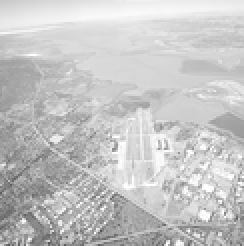
#> input picture Assignment1/runway.png, 122 x 123 px, shrunk from 765 x 769 before the run (shown 2 times larger)
$ jupyter execute --allow-errors Assignment1_Answer.ipynb
#> lines starting #> are read from the running program, lines starting #| are printed output that depends on the picture; after the words box and inside, x2 and y2 are one past the last pixel; in counts of white or black regions, pixels touching at a corner belong together
# Question 01

[cell 1]
import cv2 as cv
import numpy as np
import matplotlib.pyplot as plt

# Load runway image in grayscale
f = cv.imread('runway.png', cv.IMREAD_GRAYSCALE)
#> f is the input picture: shape (123, 122); min 82, max 255, mean 197.1
assert f is not None, 'Image not found. Check the path.'
print('Image shape:', f.shape)
#| Image shape: (123, 122)
print('Image dtype:', f.dtype)
#| Image dtype: uint8

### (a) Gamma correction with γ = 0.5.

[cell 2]
gamma = 0.5

t = np.array([((i / 255.0) ** gamma) * 255 for i in range(256)], dtype=np.uint8)

g_gamma5 = t[f]

fig, ax = plt.subplots(1, 3, figsize=(15, 5))
ax[0].imshow(f, cmap='gray', vmin=0, vmax=255)
ax[0].set_title('Original Image')
ax[1].plot(np.arange(256), t, color='red')
ax[1].set_title('Lookup Table — Gamma = 0.5')
ax[1].set_xlabel('Input Intensity')
ax[1].set_ylabel('Output Intensity')
ax[1].set_xlim(0, 255)
ax[1].set_ylim(0, 255)
ax[2].imshow(g_gamma5, cmap='gray', vmin=0, vmax=255)
ax[2].set_title('Transformed Image (γ = 0.5)')
ax[0].axis('off')
ax[2].axis('off')

plt.tight_layout()
plt.show()
#> figure, not shown here; panel 2: curve peaks at x = 255, y = 255

Transformed image brighter than original image. The LUT curve bends upward, meaning dark pixel values are mapped to much higher output values.

### (b) Gamma correction with γ = 2.

[cell 3]
gamma = 2

t = np.array([((i / 255.0) ** gamma) * 255 for i in range(256)], dtype=np.uint8)

g_gamma2 = t[f]

fig, ax = plt.subplots(1, 3, figsize=(15, 5))
ax[0].imshow(f, cmap='gray', vmin=0, vmax=255)
ax[0].set_title('Original Image')
ax[0].axis('off')
ax[1].plot(np.arange(256), t, color='red')
ax[1].set_title('Lookup Table — Gamma = 2')
ax[1].set_xlabel('Input Intensity')
ax[1].set_ylabel('Output Intensity')
ax[1].set_xlim(0, 255)
ax[1].set_ylim(0, 255)
ax[2].imshow(g_gamma2, cmap='gray', vmin=0, vmax=255)
ax[2].set_title('Transformed Image (γ = 2)')
ax[2].axis('off')
plt.tight_layout()
plt.show()
#> figure, not shown here; panel 2: curve peaks at x = 255, y = 255

Transformed image darker than original image. The LUT curve bends downward, compressing mid-tone and bright pixel values toward lower intensities.

### (c) Contrast Stretching (linear piecewise transformation)

[cell 4]
# Convert normalized r1, r2 to 0-255 pixel range
r1 = int(0.2 * 255)  # 51
r2 = int(0.8 * 255)  # 204

# Build LUT in 3 segments
t1 = np.zeros(r1, dtype=np.uint8)                        # 0.......50  --> 0
t2 = np.linspace(0, 255, r2 - r1 + 1).astype(np.uint8)  # 51.......204 --> 0.......255
t3 = np.full(255 - r2, 255, dtype=np.uint8)              # 205.......255 --> 255

t = np.concatenate((t1, t2, t3))
print('LUT length:', len(t))  # 256

g_contrast = t[f]

fig, ax = plt.subplots(1, 3, figsize=(15, 5))
ax[0].imshow(f, cmap='gray', vmin=0, vmax=255)
ax[0].set_title('Original Image')
ax[0].axis('off')
ax[1].plot(np.arange(256), t, color='red')
ax[1].set_title(f'Lookup Table — Contrast Stretch (r1={r1}, r2={r2})')
ax[1].set_xlabel('Input Intensity')
ax[1].set_ylabel('Output Intensity')
ax[1].axvline(x=r1, color='blue', linestyle='--', linewidth=0.8, label=f'r1={r1}')
ax[1].axvline(x=r2, color='green', linestyle='--', linewidth=0.8, label=f'r2={r2}')
ax[1].legend()
ax[1].set_xlim(0, 255)
ax[1].set_ylim(0, 255)
ax[2].imshow(g_contrast, cmap='gray', vmin=0, vmax=255)
ax[2].set_title('Contrast Stretched Image')
ax[2].axis('off')
plt.tight_layout()
plt.show()
#> figure, not shown here; panel 2: curve peaks at x = 204, y = 255

Pixels below intensity 51 are clipped to 0 (pure black) and pixels above 204 are clipped to 255 (pure white). The middle range [51, 204] is linearly stretched across the full [0, 255] range. This maximizes contrast in the mid-tones of the runway image, making features within that intensity range more visible , but it reduces detail in the very dark and very bright areas.

# Question 02

### (a) Gamma Correction to the L plane in the L*a*b* color space

[cell 5]
import cv2 as cv
import numpy as np
import matplotlib.pyplot as plt

# Load the color image
img = cv.imread('a1images/highlights_and_shadows.jpg')
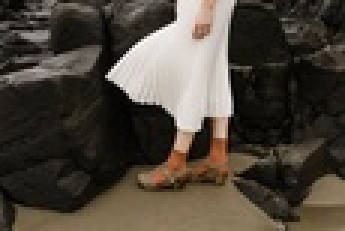
#> input picture Assignment1/a1images/highlights_and_shadows.jpg, 115 x 77 px, shrunk from 720 x 480 before the run (shown 3 times larger)
#> img is the input picture: shape (77, 115, 3); mean B, G, R 58.1, 68.6, 75.7
assert img is not None, 'Image not found. Check the path.'

# Convert BGR to L*a*b* color space
img_lab = cv.cvtColor(img, cv.COLOR_BGR2LAB)
#> img_lab: shape (77, 115, 3); mean of channels 0, 1, 2 71.3, 129.1, 135

# Split into L, a, b channels
L, a, b = cv.split(img_lab)

# Apply gamma correction to L channel using LUT
gamma = 0.5 # chosen to brighten the image (dark areas lifted)
t = np.array([((i / 255.0) ** gamma) * 255 for i in range(256)], dtype=np.uint8)
L_corrected = t[L]

# Merge corrected L with original a, b channels
img_lab_corrected = cv.merge([L_corrected, a, b])
#> img_lab_corrected: shape (77, 115, 3); mean of channels 0, 1, 2 118.3, 129.1, 135

# Convert back to BGR for display
img_corrected = cv.cvtColor(img_lab_corrected, cv.COLOR_LAB2BGR)
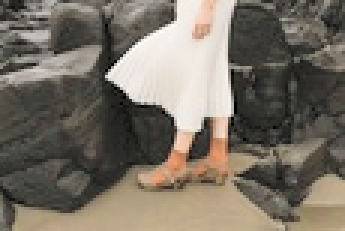
#> img_corrected: shape (77, 115, 3) (shown 3 times larger); mean B, G, R 101, 111.9, 119.6

fig, ax = plt.subplots(1, 2, figsize=(12, 5))
ax[0].imshow(cv.cvtColor(img, cv.COLOR_BGR2RGB))
ax[0].set_title('Original Image')
ax[0].axis('off')
ax[1].imshow(cv.cvtColor(img_corrected, cv.COLOR_BGR2RGB))
ax[1].set_title(f'Gamma Corrected on L plane (γ = {gamma})')
ax[1].axis('off')
plt.suptitle('Q2(a) — Gamma Correction in L*a*b* Color Space', fontsize=13)
plt.tight_layout()
plt.show()
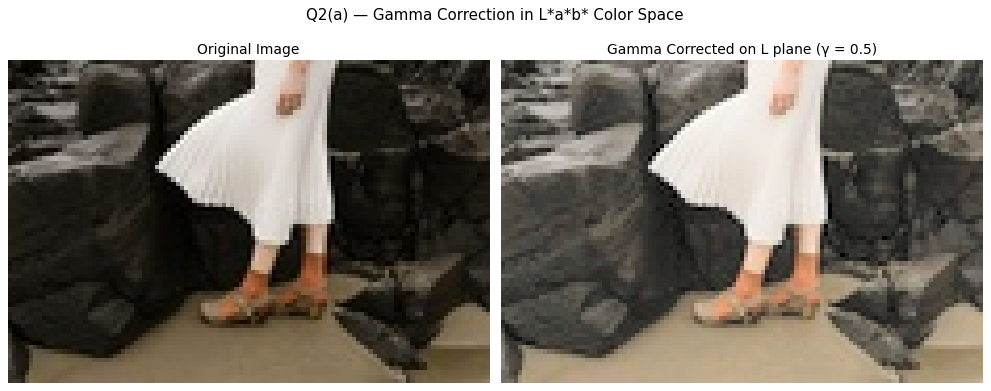
#> figure drawn by matplotlib, 2 panels

print(f'Gamma value used: γ = {gamma}')

Gamma correction with γ = 0.5 was applied to the L (Lightness) channel in the L*a*b* color space. Since γ < 1, the Lookup Table curve bends upward,mapping dark pixel values to higher output values, making the image visibly brighter. The a* and b* channels were kept unchanged, so the color of the image is not affected, only the brightness.

### (b) Histograms

#> (a cell that did not finish here is left out)

The original image histogram shows pixel counts concentrated at low intensities (peak around 15–20), indicating a dark image. After gamma  correction (γ = 0.5), the histogram shifts toward higher intensity values (peak around 50), confirming the image has been brightened.

# Question 03

[cell 7]
import cv2 as cv
import numpy as np
import matplotlib.pyplot as plt

def equalize_hist(f):
    M, N = f.shape[0], f.shape[1]
#> M = 123; N = 122
    L = 255  # number of gray levels
    hist_f = np.histogram(f.ravel(), bins=256, range=(0, 255))[0]
#> hist_f = 256 values, max 368 at index 215, min 0 at index 0, mean 58.62
    cum_hist_f = np.cumsum(hist_f)
#> cum_hist_f = 256 values from 0 to 15006
    t = np.array([(L - 1) / (M * N) * cum_hist_f[k] for k in range(256)], dtype=np.uint8)
#> t = 256 values from 0 to 254
    g = t[f]
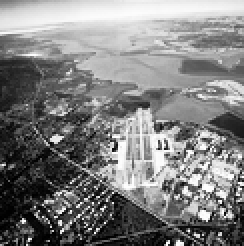
#> g: shape (123, 122) (shown 2 times larger); min 0, max 254, mean 127.8
    return g

# Load runway image in grayscale
f = cv.imread('runway.png', cv.IMREAD_GRAYSCALE)
assert f is not None, 'Image not found. Check the path.'

# Apply histogram equalization using the function
g = equalize_hist(f)

# Compute histograms for display
hist_f = np.histogram(f.ravel(), bins=256, range=(0, 255))[0]
hist_g = np.histogram(g.ravel(), bins=256, range=(0, 255))[0]
#> hist_g = 256 values, max 368 at index 180, min 0 at index 19, mean 58.62

fig, ax = plt.subplots(2, 2, figsize=(12, 8))
ax[0, 0].bar(range(256), hist_f, color='blue', alpha=0.7)
ax[0, 0].set_title('Histogram of f (Original)')
ax[0, 0].set_xlabel('Pixel Intensity')
ax[0, 0].set_ylabel('Frequency')
ax[0, 1].bar(range(256), hist_g, color='orange', alpha=0.7)
ax[0, 1].set_title('Histogram of g (Equalized)')
ax[0, 1].set_xlabel('Pixel Intensity')
ax[0, 1].set_ylabel('Frequency')
ax[1, 0].imshow(f, cmap='gray', vmin=0, vmax=255)
ax[1, 0].set_title('Original Image f')
ax[1, 0].axis('off')
ax[1, 1].imshow(g, cmap='gray', vmin=0, vmax=255)
ax[1, 1].set_title('Equalized Image g')
ax[1, 1].axis('off')
plt.tight_layout()
plt.show()
#> figure, not shown here; panel 1: tallest bar 368 high, from x = 214.6 to 215.4; panel 2: tallest bar 368 high, from x = 179.6 to 180.4

The original runway image histogram is concentrated at high intensities (peak around 213), indicating a bright, hazy image. After histogram equalization, the pixel intensities are redistributed more uniformly across the full range (0–255). This enhances contrast and helps reveal details that were previously lost or less visible, especially in overly bright regions. The equalized image appears darker overall but with significantly improved contrast and visible detail.

# Question 04

# Question 04

### (a) Otsu Thresholding : Binary mask for the foreground comprising the woman and the room

[cell 8]
import cv2 as cv
import numpy as np
import matplotlib.pyplot as plt

img = cv.imread('woman_standing.jpg')
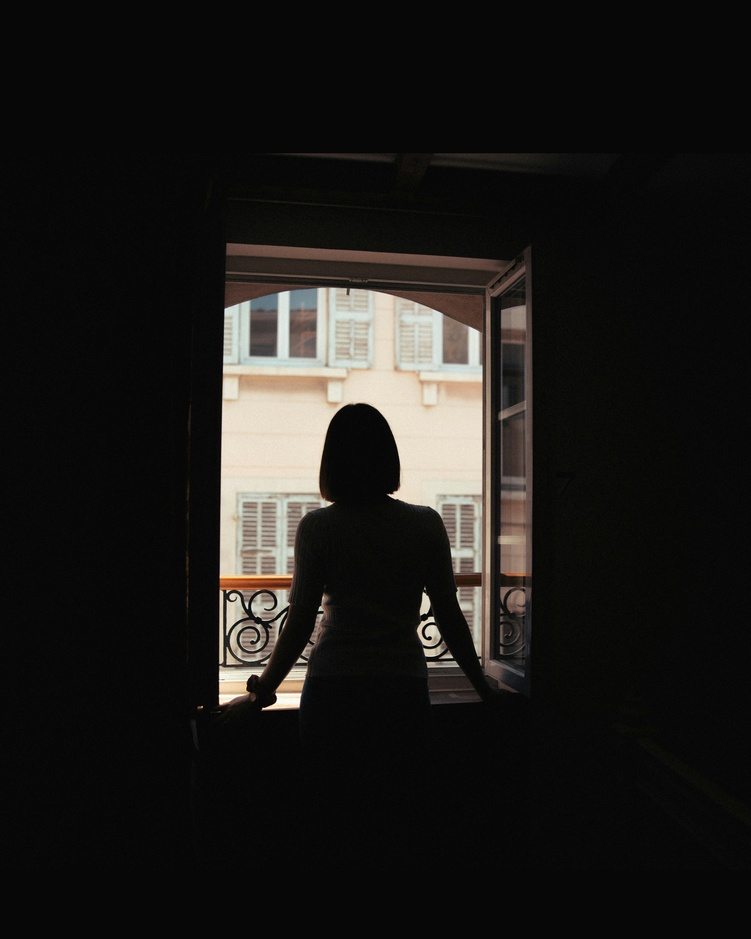
#> input picture Assignment1/woman_standing.jpg, 751 x 939 px, shrunk from 4693 x 5867 before the run
#> img is the input picture: shape (939, 751, 3); mean B, G, R 25.1, 27.4, 29
assert img is not None, 'Image not found.'

f = cv.cvtColor(img, cv.COLOR_BGR2GRAY)# Convert to grayscale
#> f: shape (939, 751)
ret, mask = cv.threshold(f, 0, 255, cv.THRESH_BINARY_INV + cv.THRESH_OTSU)# Otsu thresholding : dark pixels (woman + room) = 255 (foreground), bright pixels (window/sky) = 0 (background)
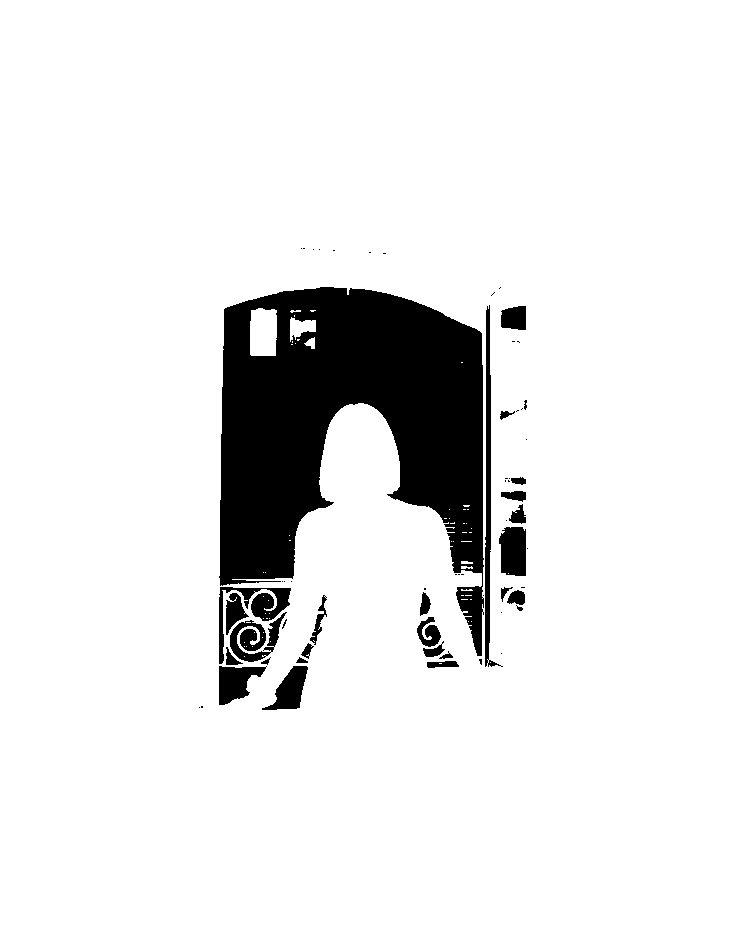
#> mask: shape (939, 751); 90.7% white; 62 black regions (35 under 20 px), largest, box (x1, y1, x2, y2) and area: (219, 287, 484, 656) 54243, (485, 305, 503, 667) 1746, (219, 587, 291, 664) 1398
#> ret = 101
print(f'Otsu threshold value: {int(ret)}')
#| Otsu threshold value: 101

fig, ax = plt.subplots(1, 2, figsize=(12, 5))
ax[0].imshow(f, cmap='gray', vmin=0, vmax=255)
ax[0].set_title('Grayscale Image')
ax[0].axis('off')
ax[1].imshow(mask, cmap='gray', vmin=0, vmax=255)
ax[1].set_title(f'Foreground Mask (Otsu threshold = {int(ret)})')
ax[1].axis('off')
plt.tight_layout()
plt.show()

Otsu's method automatically finds the optimal threshold value of 101 that separates the bright background (window and sky outside) from the darker foreground (woman and room interior). Pixels below the threshold are assigned white (255) and pixels above are assigned black (0), producing a binary mask where the woman and the room appear as white (foreground) and the bright window region appears as black (background).

### (b) Histogram Equalization only for the Foreground Region

[cell 9]
fg_pixels = f[mask == 255] # Extract foreground pixel values
N_fg = fg_pixels.shape[0]  # total foreground pixels
#> N_fg = 639783
print(f'Number of foreground pixels: {N_fg}')
#| Number of foreground pixels: 639783
L = 255

hist_fg = np.histogram(fg_pixels, bins=256, range=(0, 255))[0]
#> hist_fg = 256 values, max 272135 at index 7, min 0 at index 102, mean 2499.2
cum_hist_fg = np.cumsum(hist_fg)
#> cum_hist_fg = 256 values from 9 to 639783

t = np.array([(L - 1) / N_fg * cum_hist_fg[k] for k in range(256)], dtype=np.uint8) # histogram equalization formula
#> t = 256 values from 0 to 254

g = f.copy() # Apply LUT only to foreground pixels
g[mask == 255] = t[f[mask == 255]]
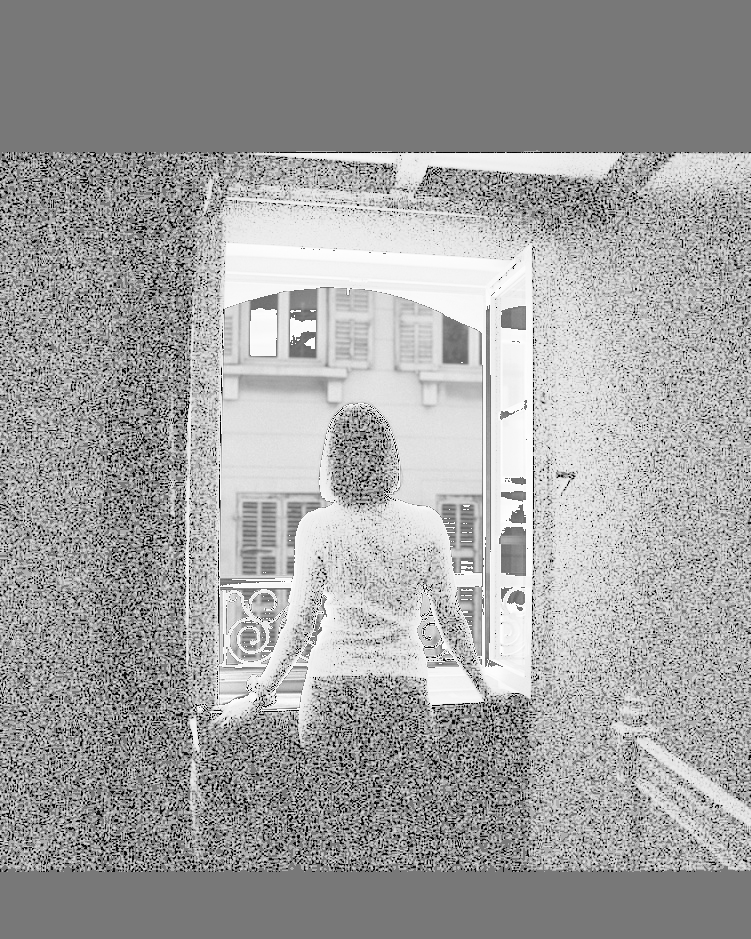
#> g: shape (939, 751); min 0, max 254, mean 160.9

fig, ax = plt.subplots(1, 2, figsize=(12, 5))
ax[0].imshow(f, cmap='gray', vmin=0, vmax=255)
ax[0].set_title('Original Grayscale Image')
ax[0].axis('off')
ax[1].imshow(g, cmap='gray', vmin=0, vmax=255)
ax[1].set_title('Foreground-Equalized Image')
ax[1].axis('off')
plt.tight_layout()
plt.show()

By applying histogram equalization only to the foreground (woman and room), the contrast within the dark interior region is stretched across the full intensity range. This reveals hidden features such as the textures on the walls, details in the woman's clothing, and objects in the room that were previously too dark to see.

# Question 05

### (a) Normalized 5×5 Gaussian kernel for σ = 2

[cell 10]
import numpy as np
import matplotlib.pyplot as plt
from mpl_toolkits.mplot3d import Axes3D

h_size = 2
x = np.arange(-h_size, h_size + 1, 1)
y = np.arange(-h_size, h_size + 1, 1)
Y, X = np.meshgrid(x, y)

sigma = 2
g = 1 / (2 * np.pi * sigma**2) * np.exp(-(X**2 + Y**2) / (2 * sigma**2))
g = g / np.sum(g)

print(f'5×5 Normalized Gaussian Kernel (σ=2): \n',g)

### (b) 51×51 computed Gaussian kernel 3D surface plot

[cell 11]
h_size = 25  # 51×51 kernel: ranges from -25 to +25
x = np.arange(-h_size, h_size + 1, 1)
y = np.arange(-h_size, h_size + 1, 1)
Y, X = np.meshgrid(x, y)

sigma = 2
g_51 = 1 / (2 * np.pi * sigma**2) * np.exp(-(X**2 + Y**2) / (2 * sigma**2))
g_51 = g_51 / np.sum(g_51)

fig = plt.figure(figsize=(5, 5))
ax = fig.add_subplot(111, projection='3d')
ax.plot_surface(X, Y, g_51, cmap='jet', rstride=2, cstride=2, linewidth=0.1, antialiased=True)
ax.contourf(X, Y, g_51, zdir='z', offset=g_51.min(), cmap='jet')
ax.set_axis_off()
ax.view_init(elev=25, azim=-45)
plt.tight_layout()
plt.show()
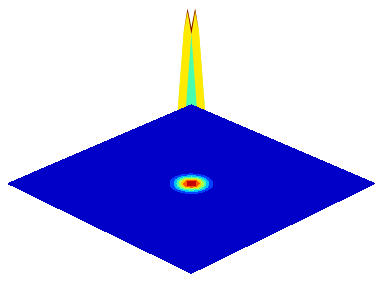
#> figure drawn by matplotlib, 1 panel

### (c) Gaussian smoothing : Apply manually computed 5×5 Gaussian kernel from part (a)

[cell 12]
import cv2 as cv

f = cv.imread('a1images/einstein.png', cv.IMREAD_GRAYSCALE).astype(np.float32)
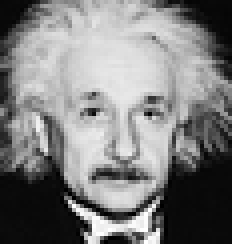
#> input picture Assignment1/a1images/einstein.png, 58 x 61 px, shrunk from 364 x 380 before the run (shown 4 times larger)
#> f: shape (61, 58) float32; min 0, max 255, mean 125.9
assert f is not None, 'Image not found.'

blurred_manual = cv.filter2D(f, -1, g)
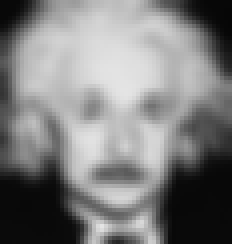
#> blurred_manual: shape (61, 58) float32 (shown 4 times larger); min 6.51, max 228.6, mean 126.2

fig, ax = plt.subplots(1, 2, figsize=(12, 5))
ax[0].imshow(f, cmap='gray', vmin=0, vmax=255)
ax[0].set_title('Original Image')
ax[0].axis('off')
ax[1].imshow(blurred_manual, cmap='gray', vmin=0, vmax=255)
ax[1].set_title('Gaussian Smoothed (Manual Kernel)')
ax[1].axis('off')
plt.tight_layout()
plt.show()

### (d) Gaussian smoothing : Use OpenCV built-in cv.GaussianBlur

[cell 13]
blurred_cv = cv.GaussianBlur(f, (5, 5), 2)

fig, ax = plt.subplots(1, 2, figsize=(12, 5))
ax[0].imshow(f, cmap='gray', vmin=0, vmax=255)
ax[0].set_title('Original Image')
ax[0].axis('off')
ax[1].imshow(blurred_cv, cmap='gray', vmin=0, vmax=255)
ax[1].set_title('Gaussian Smoothed (cv.GaussianBlur)')
ax[1].axis('off')
plt.tight_layout()
plt.show()
